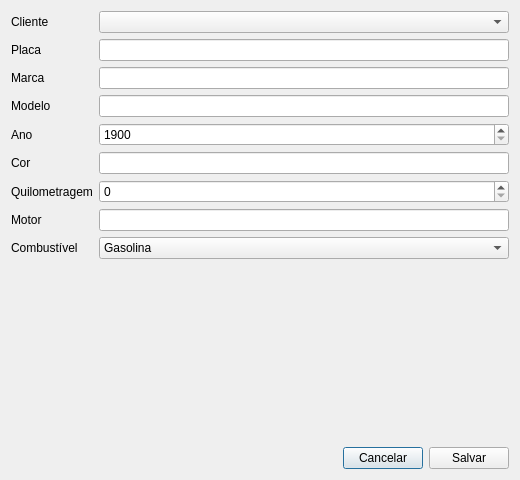
<?xml version="1.0" encoding="UTF-8"?>
<ui version="4.0">
 <class>VeiculoForm</class>
 <widget class="QDialog" name="VeiculoForm">
  <property name="geometry">
   <rect>
    <x>0</x>
    <y>0</y>
    <width>520</width>
    <height>480</height>
   </rect>
  </property>

  <property name="windowTitle">
   <string>Cadastro de Veículo</string>
  </property>

  <layout class="QVBoxLayout" name="verticalLayout">

   <item>
    <layout class="QFormLayout" name="formLayout">

     <item row="0" column="0">
      <widget class="QLabel" name="lblCliente">
       <property name="text">
        <string>Cliente</string>
       </property>
      </widget>
     </item>

     <item row="0" column="1">
      <widget class="QComboBox" name="cmbCliente"/>
     </item>


     <item row="1" column="0">
      <widget class="QLabel" name="lblPlaca">
       <property name="text">
        <string>Placa</string>
       </property>
      </widget>
     </item>

     <item row="1" column="1">
      <widget class="QLineEdit" name="txtPlaca"/>
     </item>


     <item row="2" column="0">
      <widget class="QLabel" name="lblMarca">
       <property name="text">
        <string>Marca</string>
       </property>
      </widget>
     </item>

     <item row="2" column="1">
      <widget class="QLineEdit" name="txtMarca"/>
     </item>


     <item row="3" column="0">
      <widget class="QLabel" name="lblModelo">
       <property name="text">
        <string>Modelo</string>
       </property>
      </widget>
     </item>

     <item row="3" column="1">
      <widget class="QLineEdit" name="txtModelo"/>
     </item>


     <item row="4" column="0">
      <widget class="QLabel" name="lblAno">
       <property name="text">
        <string>Ano</string>
       </property>
      </widget>
     </item>

     <item row="4" column="1">
      <widget class="QSpinBox" name="spnAno">
       <property name="minimum">
        <number>1900</number>
       </property>
       <property name="maximum">
        <number>2100</number>
       </property>
      </widget>
     </item>


     <item row="5" column="0">
      <widget class="QLabel" name="lblCor">
       <property name="text">
        <string>Cor</string>
       </property>
      </widget>
     </item>

     <item row="5" column="1">
      <widget class="QLineEdit" name="txtCor"/>
     </item>


     <item row="6" column="0">
      <widget class="QLabel" name="lblKm">
       <property name="text">
        <string>Quilometragem</string>
       </property>
      </widget>
     </item>

     <item row="6" column="1">
      <widget class="QSpinBox" name="spnKm">
       <property name="maximum">
        <number>9999999</number>
       </property>
      </widget>
     </item>


     <item row="7" column="0">
      <widget class="QLabel" name="lblMotor">
       <property name="text">
        <string>Motor</string>
       </property>
      </widget>
     </item>

     <item row="7" column="1">
      <widget class="QLineEdit" name="txtMotor"/>
     </item>


     <item row="8" column="0">
      <widget class="QLabel" name="lblCombustivel">
       <property name="text">
        <string>Combustível</string>
       </property>
      </widget>
     </item>

     <item row="8" column="1">
      <widget class="QComboBox" name="cmbCombustivel">
       <item>
        <property name="text">
         <string>Gasolina</string>
        </property>
       </item>
       <item>
        <property name="text">
         <string>Etanol</string>
        </property>
       </item>
       <item>
        <property name="text">
         <string>Flex</string>
        </property>
       </item>
       <item>
        <property name="text">
         <string>Diesel</string>
        </property>
       </item>
       <item>
        <property name="text">
         <string>GNV</string>
        </property>
       </item>
      </widget>
     </item>

    </layout>
   </item>


   <item>
    <layout class="QHBoxLayout" name="horizontalLayout">

     <item>
      <spacer name="horizontalSpacer">
       <property name="orientation">
        <enum>Qt::Horizontal</enum>
       </property>
       <property name="sizeHint" stdset="0">
        <size>
         <width>40</width>
         <height>20</height>
        </size>
       </property>
      </spacer>
     </item>

     <item>
      <widget class="QPushButton" name="btnCancelar">
       <property name="text">
        <string>Cancelar</string>
       </property>
      </widget>
     </item>

     <item>
      <widget class="QPushButton" name="btnSalvar">
       <property name="text">
        <string>Salvar</string>
       </property>
      </widget>
     </item>

    </layout>
   </item>

  </layout>
 </widget>

 <resources/>
 <connections/>
</ui>
